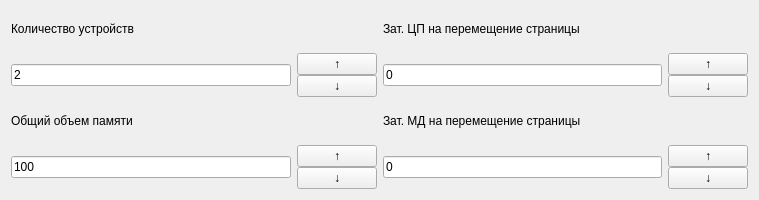
        <widget class="QWidget" name="page_2">
         <property name="geometry">
          <rect>
           <x>0</x>
           <y>0</y>
           <width>759</width>
           <height>200</height>
          </rect>
         </property>
         <attribute name="label">
          <string>Страничный режим</string>
         </attribute>
         <layout class="QGridLayout" name="gridLayout_3">
          <item row="0" column="0">
           <widget class="QLabel" name="label_KY_str">
            <property name="text">
             <string>Количество устройств</string>
            </property>
           </widget>
          </item>
          <item row="0" column="1">
           <widget class="QLabel" name="label_zatCP">
            <property name="text">
             <string>Зат. ЦП на перемещение страницы</string>
            </property>
           </widget>
          </item>
          <item row="1" column="1">
           <layout class="QHBoxLayout" name="horizontalLayout_12">
            <item>
             <widget class="QLineEdit" name="zatrati_CP_str_line_edit">
              <property name="text">
               <string>0</string>
              </property>
             </widget>
            </item>
            <item>
             <layout class="QVBoxLayout" name="verticalLayout_12">
              <property name="spacing">
               <number>0</number>
              </property>
              <item>
               <widget class="QPushButton" name="incrementate_zatrati_CP_na_peremes_str">
                <property name="cursor">
                 <cursorShape>PointingHandCursor</cursorShape>
                </property>
                <property name="text">
                 <string>↑</string>
                </property>
               </widget>
              </item>
              <item>
               <widget class="QPushButton" name="decrementate_zatrati_CP_na_peremes_str">
                <property name="cursor">
                 <cursorShape>PointingHandCursor</cursorShape>
                </property>
                <property name="text">
                 <string>↓</string>
                </property>
               </widget>
              </item>
             </layout>
            </item>
           </layout>
          </item>
          <item row="2" column="0">
           <widget class="QLabel" name="label_V_seg_2">
            <property name="text">
             <string>Общий объем памяти</string>
            </property>
           </widget>
          </item>
          <item row="2" column="1">
           <widget class="QLabel" name="label_zatMD_str">
            <property name="text">
             <string>Зат. МД на перемещение страницы</string>
            </property>
           </widget>
          </item>
          <item row="3" column="0">
           <layout class="QHBoxLayout" name="horizontalLayout_V_2">
            <item>
             <widget class="QLineEdit" name="V_pamyati_line_edit_str">
              <property name="text">
               <string>100</string>
              </property>
             </widget>
            </item>
            <item>
             <layout class="QVBoxLayout" name="verticalLayout_11">
              <property name="spacing">
               <number>0</number>
              </property>
              <item>
               <widget class="QPushButton" name="incrementate_V_pamyati_str">
                <property name="cursor">
                 <cursorShape>PointingHandCursor</cursorShape>
                </property>
                <property name="text">
                 <string>↑</string>
                </property>
               </widget>
              </item>
              <item>
               <widget class="QPushButton" name="decrementate_V_pamyati_str">
                <property name="cursor">
                 <cursorShape>PointingHandCursor</cursorShape>
                </property>
                <property name="text">
                 <string>↓</string>
                </property>
               </widget>
              </item>
             </layout>
            </item>
           </layout>
          </item>
          <item row="3" column="1">
           <layout class="QHBoxLayout" name="horizontalLayout_11">
            <item>
             <widget class="QLineEdit" name="zatrati_MD_line_edit_str">
              <property name="text">
               <string>0</string>
              </property>
             </widget>
            </item>
            <item>
             <layout class="QVBoxLayout" name="verticalLayout_10">
              <property name="spacing">
               <number>0</number>
              </property>
              <item>
               <widget class="QPushButton" name="incrementate_zatrati_MD_na_peremes_str">
                <property name="cursor">
                 <cursorShape>PointingHandCursor</cursorShape>
                </property>
                <property name="text">
                 <string>↑</string>
                </property>
               </widget>
              </item>
              <item>
               <widget class="QPushButton" name="decrementate_zatrati_MD_na_peremes_str">
                <property name="cursor">
                 <cursorShape>PointingHandCursor</cursorShape>
                </property>
                <property name="text">
                 <string>↓</string>
                </property>
               </widget>
              </item>
             </layout>
            </item>
           </layout>
          </item>
          <item row="1" column="0">
           <layout class="QHBoxLayout" name="horizontalLayout_2">
            <item>
             <widget class="QLineEdit" name="kolichestvo_ustroistv_str_line_edit">
              <property name="inputMask">
               <string/>
              </property>
              <property name="text">
               <string>2</string>
              </property>
             </widget>
            </item>
            <item>
             <layout class="QVBoxLayout" name="verticalLayout_5">
              <property name="spacing">
               <number>0</number>
              </property>
              <item>
               <widget class="QPushButton" name="incrementate_kol_ustr_str">
                <property name="cursor">
                 <cursorShape>PointingHandCursor</cursorShape>
                </property>
                <property name="text">
                 <string>↑</string>
                </property>
               </widget>
              </item>
              <item>
               <widget class="QPushButton" name="decrementate_kol_ustr_str">
                <property name="cursor">
                 <cursorShape>PointingHandCursor</cursorShape>
                </property>
                <property name="text">
                 <string>↓</string>
                </property>
               </widget>
              </item>
             </layout>
            </item>
           </layout>
          </item>
         </layout>
        </widget>
